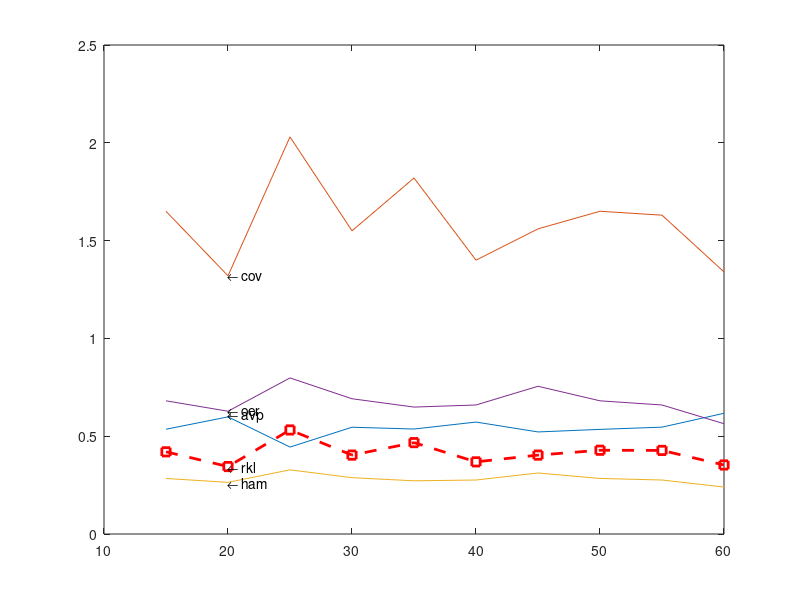

The MATLAB source for this figure:
avp=[0.5356,0.5988,0.4444,0.5459,0.5367,0.5723,0.5218,0.5349,0.5463,0.6172];
cov=[1.6500,1.3200,2.0300,1.5500,1.8200,1.4000,1.5600,1.6500,1.6300,1.3400];
ham=[0.2840,0.2640,0.3280,0.2880,0.2720,0.2760,0.3120,0.2840,0.2760,0.2400];
oer=[0.6809,0.6277,0.7979,0.6915,0.6489,0.6596,0.7553,0.6809,0.6596,0.5638];
rkl=[0.4202,0.3449,0.5319,0.4034,0.4672,0.3688,0.4034,0.4282,0.4273,0.3528];
X=[15,20,25,30,35,40,45,50,55,60];


figure(1); 
clf ;
%whitebg(1,'k');
plot(X,avp,X,cov,X,ham,X,oer,X,rkl,'--rs','LineWidth',2);
text(X(2),avp(2),'\leftarrow avp',...
     'HorizontalAlignment','left');
text(X(2),cov(2),'\leftarrow cov',...
     'HorizontalAlignment','left');
text(X(2),ham(2),'\leftarrow ham',...
     'HorizontalAlignment','left');
text(X(2),oer(2),'\leftarrow oer',...
     'HorizontalAlignment','left');
text(X(2),rkl(2),'\leftarrow rkl',...
     'HorizontalAlignment','left');